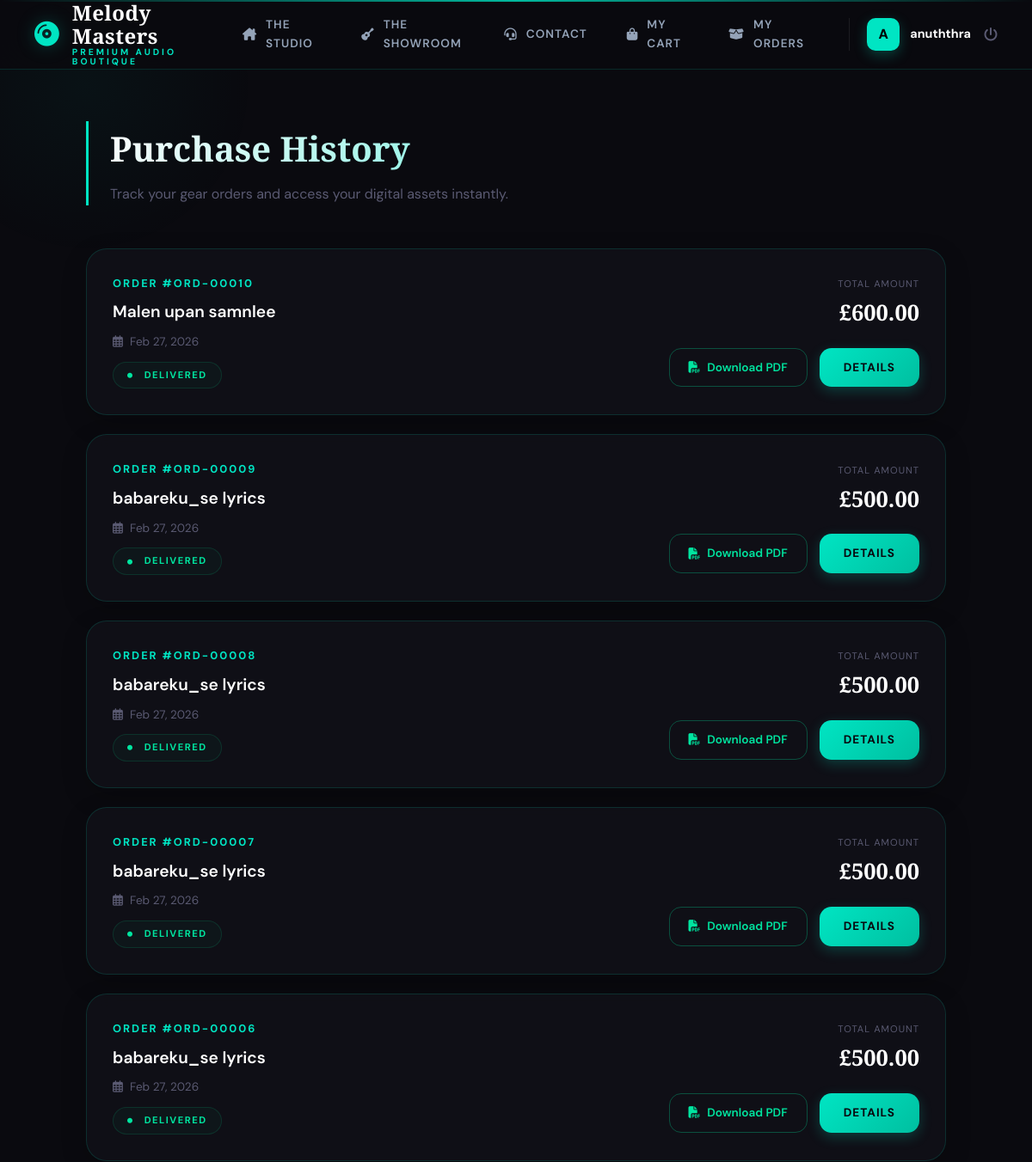
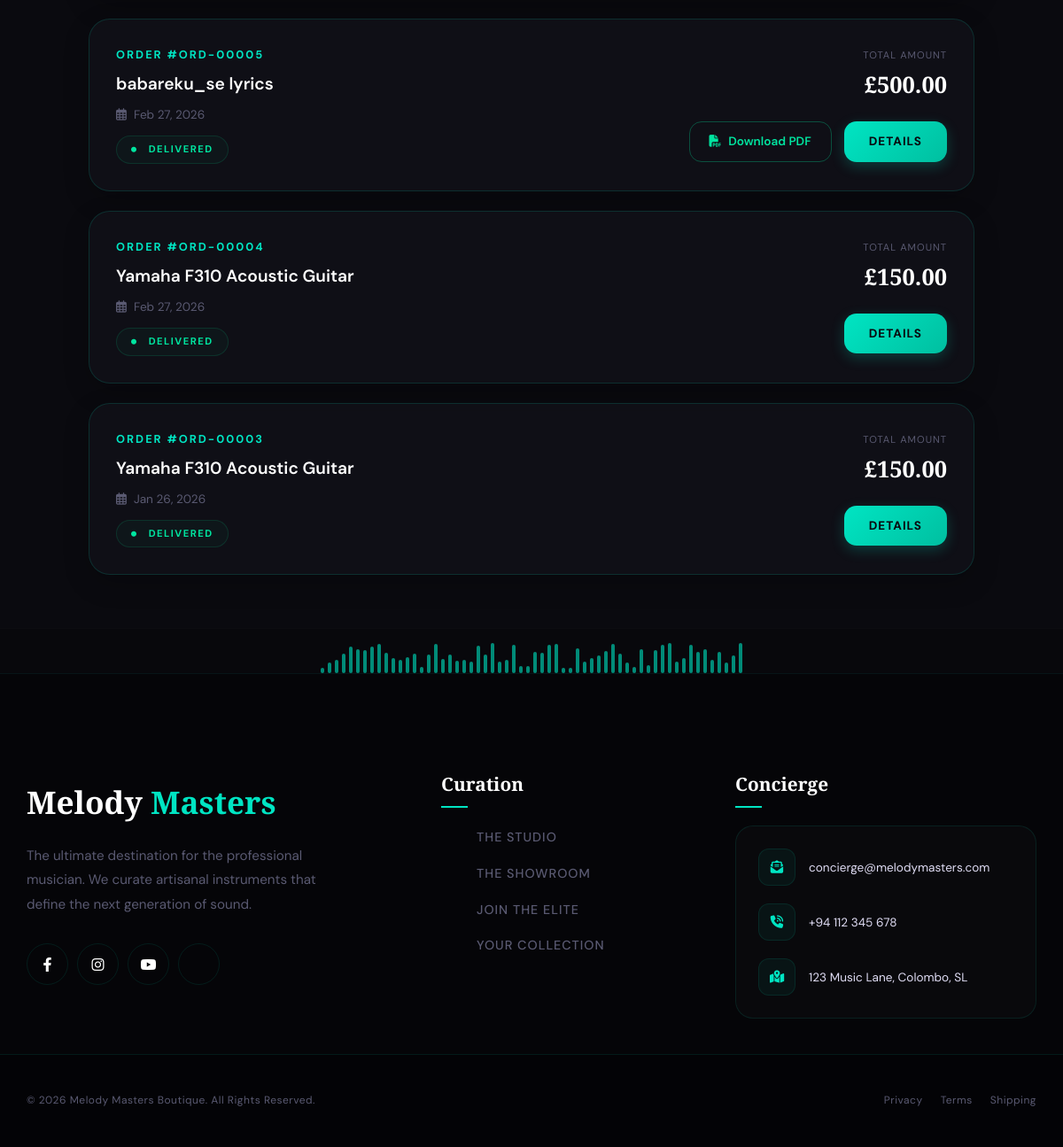
Screenshot of /my_orders.php (signed in) with the database file from the repository (2 pictures, top to bottom).
### tables this page shows
CREATE TABLE `orders` (
  `order_id` int(11) NOT NULL,
  `user_id` int(11) DEFAULT NULL,
  `order_date` timestamp NOT NULL DEFAULT current_timestamp(),
  `total_amount` decimal(10,2) NOT NULL,
  `shipping_cost` decimal(10,2) DEFAULT 0.00,
  `order_status` enum('Pending','Paid','Shipped','Delivered') DEFAULT 'Pending'
);

### my_orders.php (the view, shortened to what this page needs)
<?php
include 'db_connect.php';
include 'navbar.php';
$user_id = $_SESSION['user_id'];
$sql = "SELECT o.*, dp.file_path, p.product_name
        FROM orders o
        JOIN order_items oi ON o.order_id = oi.order_id
        JOIN products p ON oi.product_id = p.product_id
        LEFT JOIN digital_products dp ON p.product_id = dp.product_id
        WHERE o.user_id = '$user_id'
        GROUP BY o.order_id
        ORDER BY o.order_date DESC";
$result = $conn->query($sql);
?>
<!DOCTYPE html>
<html lang="en">
<head>
    <link rel="stylesheet" href="https://cdnjs.cloudflare.com/ajax/libs/font-awesome/6.4.0/css/all.min.css">
</head>
<body>
<div class="order-history-container">
    <div class="header-section">
        <h1>Purchase History</h1>
        <p style="color: var(--text-muted); margin-top: 8px;">Track your gear orders and access your digital assets instantly.</p>
    </div>
    <?php if ($result && $result->num_rows > 0): ?>
        <?php while($row = $result->fetch_assoc()): ?>
            <div class="order-card">
                <div class="order-info">
                    <div style="font-size: 0.8rem; font-weight: 700; color: var(--teal); letter-spacing: 2px; text-transform: uppercase;">
                        Order #ORD-<?php echo str_pad($row['order_id'], 5, '0', STR_PAD_LEFT); ?>
                    </div>
                    <div style="font-size: 1.2rem; font-weight: 600; margin: 8px 0; color: #fff;">
                        <?php echo htmlspecialchars($row['product_name']); ?>
                    </div>
                    <div style="color: var(--text-muted); font-size: 0.85rem; display: flex; align-items: center; gap: 8px;">
                        <i class="far fa-calendar-alt"></i> <?php echo date('M d, Y', strtotime($row['order_date'])); ?>
                    </div>
                    <div>
                        <?php
                        $status = $row['order_status'];
                        if($status == 'Delivered') $color = '#00e5a0';
                        elseif($status == 'Shipped') $color = '#3498db';
                        else $color = '#e8c86e';
                        ?>
                        <span class="status-badge" style="border: 1px solid <?php echo $color; ?>22; background: <?php echo $color; ?>08; color: <?php echo $color; ?>;">
                            <i class="fas fa-circle" style="font-size: 6px; vertical-align: middle; margin-right: 8px;"></i>
                            <?php echo $status; ?>
                        </span>
                    </div>
                </div>
                <div class="order-right" style="text-align: right;">
                    <div style="margin-bottom: 20px;">
                        <div style="color: var(--text-muted); font-size: 0.7rem; text-transform: uppercase; letter-spacing: 1px; margin-bottom: 4px;">Total Amount</div>
                        <div class="price-text">£<?php echo number_format($row['total_amount'], 2); ?></div>
                    </div>
                    <div class="btn-group">
                        <?php if ($status == 'Delivered' && !empty($row['file_path'])):
                            $final_path = (strpos($row['file_path'], 'uploads/') !== false)
                                          ? $row['file_path']
                                          : 'uploads/digital_assets/' . $row['file_path'];
                        ?>
                            <a href="<?php echo $final_path; ?>" download class="btn-download">
                                <i class="fas fa-file-pdf"></i> Download PDF
                            </a>
                        <?php endif; ?>
                        <a href="order_success.php?id=<?php echo $row['order_id']; ?>" class="btn-view">Details</a>
                    </div>
                </div>
            </div>
        <?php endwhile; ?>
    <?php endif; ?>
</div>
<?php include 'footer.php'; ?>
</body>
</html>

### navbar.php (style rules this page uses)
:root { --n-bg: #050508; --n-teal: #00e5c3; --n-teal-glow: rgba(0, 229, 195, 0.25); --n-border: rgba(0, 229, 195, 0.15); --n-text: #e0ddf5; --n-glass: rgba(10, 10, 15, 0.85); }

### my_orders.php (style rules this page uses)
:root { --bg-deep: #0a0a0f; --teal: #00e5c3; --teal-dim: rgba(0, 229, 195, 0.08); --teal-glow: rgba(0, 229, 195, 0.22); --border: rgba(0, 229, 195, 0.15); --card-bg: rgba(17, 17, 24, 0.85); --text-muted: #5a5a72; --success: #00e5a0; }
body { font-family: 'DM Sans', sans-serif; background: var(--bg-deep); color: #e0ddf5; margin: 0; line-height: 1.6; }
body::before { content: ''; position: fixed; top: -100px; left: -100px; width: 400px; height: 400px; border-radius: 50%; background: radial-gradient(circle, rgba(0, 229, 195, 0.04), transparent 70%); z-index: -1; }
.order-history-container { max-width: 1000px; margin: 60px auto; padding: 0 20px; position: relative; }
.header-section { margin-bottom: 50px; border-left: 3px solid var(--teal); padding-left: 25px; animation: fadeIn 0.8s ease-out; }
.header-section h1 { font-family: 'Playfair Display', serif; font-size: 2.5rem; background: linear-gradient(135deg, #fff, var(--teal)); -webkit-background-clip: text; -webkit-text-fill-color: transparent; margin: 0; }
.order-card { background: var(--card-bg); backdrop-filter: blur(15px); border: 1px solid var(--border); border-radius: 24px; padding: 30px; margin-bottom: 22px; display: flex; justify-content: space-between; align-items: center; transition: all 0.4s cubic-bezier(0.165, 0.84, 0.44, 1); box-shadow: 0 10px 30px rgba(0,0,0,0.2); }
.status-badge { padding: 6px 16px; border-radius: 50px; font-size: 0.7rem; font-weight: 700; text-transform: uppercase; letter-spacing: 1.5px; display: inline-block; margin-top: 12px; }
.btn-group { display: flex; align-items: center; gap: 14px; }
.btn-view { background: linear-gradient(135deg, var(--teal), #00bfa0); color: #08080e; padding: 12px 28px; border-radius: 14px; text-decoration: none; font-weight: 700; font-size: 0.85rem; transition: 0.3s; text-transform: uppercase; letter-spacing: 1px; box-shadow: 0 5px 15px var(--teal-glow); }
.btn-download { background: transparent; color: var(--success); border: 1.5px solid rgba(0, 229, 160, 0.3); padding: 11px 22px; border-radius: 14px; text-decoration: none; font-weight: 600; font-size: 0.85rem; transition: 0.3s; display: flex; align-items: center; gap: 8px; }
.price-text { font-family: 'Playfair Display', serif; font-size: 1.6rem; font-weight: 700; color: #fff; }

### footer.php (style rules this page uses)
:root { --f-bg: #050508; --f-surface: #0a0a0f; --f-teal: #00e5c3; --f-teal-glow: rgba(0, 229, 195, 0.3); --f-amber: #e8c86e; --f-text-dim: #5a5a72; --f-text-light: #e0ddf5; --f-border: rgba(0, 229, 195, 0.1); }

### rows the page displays
orders: order_id "00010", product_name "Malen upan samnlee", order_date "Feb 27, 2026", order_status "DELIVERED", total_amount "600.00"
orders: order_id "00009", product_name "babareku_se lyrics", order_date "Feb 27, 2026", order_status "DELIVERED", total_amount "500.00"
orders: order_id "00008", product_name "babareku_se lyrics", order_date "Feb 27, 2026", order_status "DELIVERED", total_amount "500.00"
orders: order_id "00007", product_name "babareku_se lyrics", order_date "Feb 27, 2026", order_status "DELIVERED", total_amount "500.00"
orders: order_id "00006", product_name "babareku_se lyrics", order_date "Feb 27, 2026", order_status "DELIVERED", total_amount "500.00"
orders: order_id "00005", product_name "babareku_se lyrics", order_date "Feb 27, 2026", order_status "DELIVERED", total_amount "500.00"
orders: order_id "00004", product_name "Yamaha F310 Acoustic Guitar", order_date "Feb 27, 2026", order_status "DELIVERED", total_amount "150.00"
orders: order_id "00003", product_name "Yamaha F310 Acoustic Guitar", order_date "Jan 26, 2026", order_status "DELIVERED", total_amount "150.00"

### other values shown
substr($_SESSION['full_name'], 0, 1) "A"
explode(' ', htmlspecialchars($_SESSION['full_name']))[0] "anuththra"
